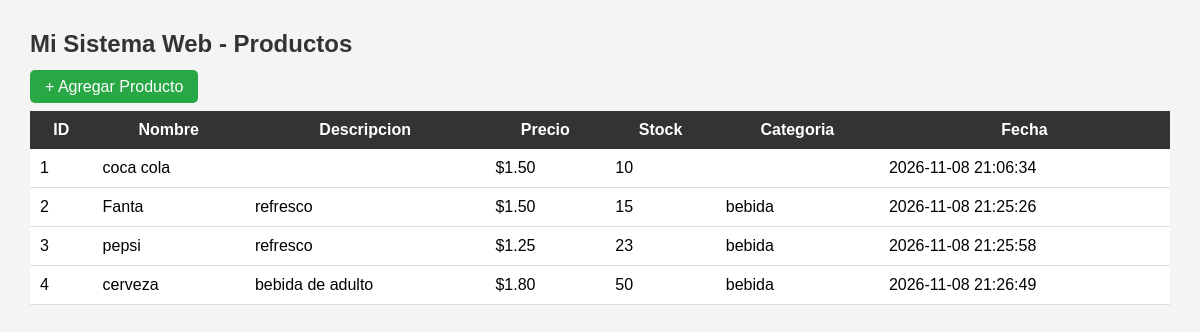
The page / on the database its author committed.
### tables this page shows
CREATE TABLE `productos` (
  `id` int(11) NOT NULL,
  `nombre` varchar(100) NOT NULL,
  `descripcion` varchar(255) DEFAULT NULL,
  `precio` decimal(10,2) NOT NULL,
  `stock` int(11) NOT NULL,
  `categoria` varchar(50) DEFAULT NULL,
  `fecha_creacion` timestamp NOT NULL DEFAULT current_timestamp()
);

### index.php (the view, shortened to what this page needs)
<?php include 'conexion.php'; ?>
<!DOCTYPE html>
<html lang="es">
<head>
</head>
<body>
<h2>Mi Sistema Web - Productos</h2>
<a class="btn" href="agregar.php">+ Agregar Producto</a>
<table>
<tr><th>ID</th><th>Nombre</th><th>Descripcion</th><th>Precio</th><th>Stock</th><th>Categoria</th><th>Fecha</th></tr>
<?php
$stmt = $pdo->query("SELECT * FROM productos");
while($row = $stmt->fetch()){
  echo "<tr><td>".htmlspecialchars($row['id'])."</td><td>".htmlspecialchars($row['nombre'])."</td><td>".htmlspecialchars($row['descripcion'])."</td><td>$".htmlspecialchars($row['precio'])."</td><td>".htmlspecialchars($row['stock'])."</td><td>".htmlspecialchars($row['categoria'])."</td><td>".htmlspecialchars($row['fecha_creacion'])."</td></tr>";
}
?>
</table>
</body>
</html>

### index.php (style rules this page uses)
body { font-family:Arial; margin:30px; background:#f4f4f4 }
h2 { color:#333 }
a.btn { background:#28a745;color:white;padding:8px 15px;text-decoration:none;border-radius:5px }
table { width:100%;background:white;border-collapse:collapse;margin-top:15px }
th { background:#333;color:white;padding:10px }
td { padding:10px;border-bottom:1px solid #ddd }

### rows shown on the page
productos: id "1", nombre "coca cola", precio "1.50", stock "10", fecha_creacion "2026-11-08 21:06:34"
productos: id "2", nombre "Fanta", descripcion "refresco", precio "1.50", stock "15", categoria "bebida", fecha_creacion "2026-11-08 21:25:26"
productos: id "3", nombre "pepsi", descripcion "refresco", precio "1.25", stock "23", categoria "bebida", fecha_creacion "2026-11-08 21:25:58"
productos: id "4", nombre "cerveza", descripcion "bebida de adulto", precio "1.80", stock "50", categoria "bebida", fecha_creacion "2026-11-08 21:26:49"
